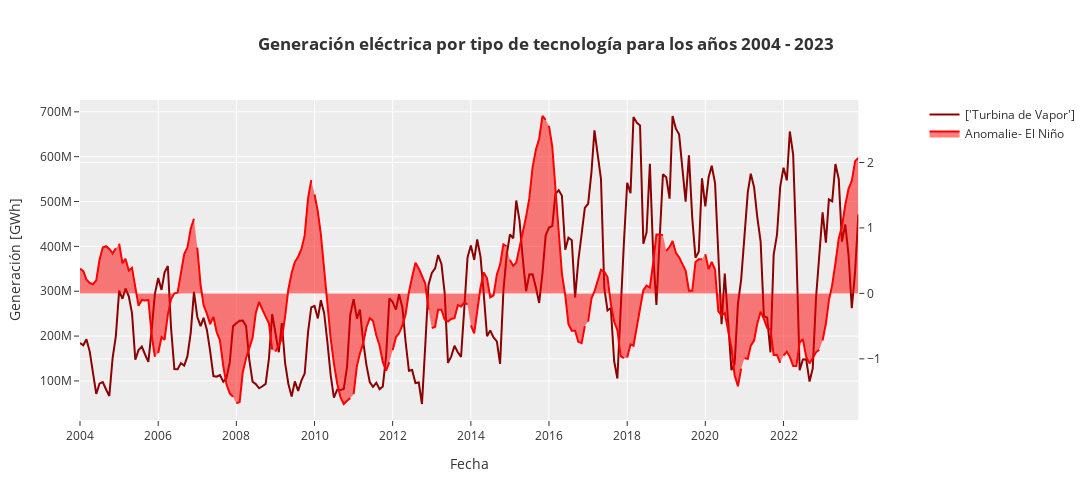

Here is the notebook cell this chart was saved with:
### Code cell
# Un gráfico más simple con la variable climática ENSO y una tecnología de generación Turbina de Vapor
tech_filter = ['Turbina de Vapor']

ts_filter = df_energy[df_energy['Tipo de generación'].isin(tech_filter)]
# Agregar una linea sobre el y para visualizar la variable climática ENSO
fig = make_subplots(specs=[[{"secondary_y": True}]])

fig.add_trace(go.Scatter(x=ts_filter.index, y=ts_filter['Generación [kWh]'], name=str(tech_filter), marker=dict(color='darkred')), secondary_y=False)
fig.add_trace(go.Scatter(x=ts_filter['Date'], y=ts_filter['Anom'], name='Anomalie- El Niño', marker=dict(color='red', opacity=0.1), fill='tozeroy'), secondary_y=True)

fig.update_layout(
    template="ggplot2",
    title=f"<b>Generación eléctrica por tipo de tecnología para los años {min(ts_filter.index.year)} - {max(ts_filter.index.year)}</b>",
    xaxis_title="Fecha",
    yaxis_title="Generación [GWh]",
    width=1200, height=500)
# pio.write_image(fig,save_images/'Hidro_nino_new.png', scale=5, width=1200, height=800)
fig.show()

### Figure 1 — Plotly figure (JSON) as saved in the notebook; plotly's stock layout.template omitted (floating-point values rounded to 4 significant figures; data arrays with more than 128 entries replaced by an {"elided": "..."} marker saying what was removed)
{"data": [{"marker": {"color": "darkred"}, "name": "['Turbina de Vapor']", "x": {"elided": "460 str values"}, "y": {"elided": "460 float values"}, "type": "scatter", "xaxis": "x", "yaxis": "y"}, {"fill": "tozeroy", "marker": {"color": "red", "opacity": 0.1}, "name": "Anomalie- El Niño", "x": {"elided": "460 str values"}, "y": {"elided": "460 float values"}, "type": "scatter", "xaxis": "x", "yaxis": "y2"}], "layout": {"xaxis": {"anchor": "y", "domain": [0.0, 0.94], "title": {"text": "Fecha"}}, "yaxis": {"anchor": "x", "domain": [0.0, 1.0], "title": {"text": "Generación [GWh]"}}, "yaxis2": {"anchor": "x", "overlaying": "y", "side": "right"}, "title": {"text": "<b>Generación eléctrica por tipo de tecnología para los años 2004 - 2023</b>"}, "width": 1200, "height": 500}}
